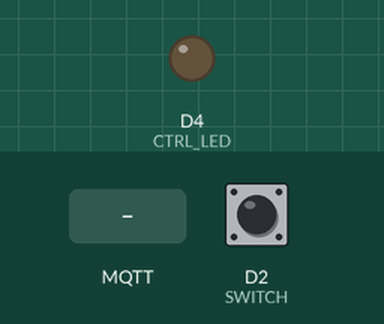
Bench run of a sketch on a simulated ESP8266 (NodeMCU). Shown: output pins drawn as LEDs (lit = HIGH). The inputs (shaded band) are chosen by the test bench; at power-on: D2 (SWITCH) HIGH. WiFi joins after 1.5 s; servers stay silent unless stated; random numbers use the default seed unless the sketch sets one; no MQTT or app messages arrive unless stated; what the sketch prints to the serial monitor is not drawn.

Above: at 2.7 s.
2.8 s: MQTT message "off" arrives on the first subscribed topic
At 4.4 s:
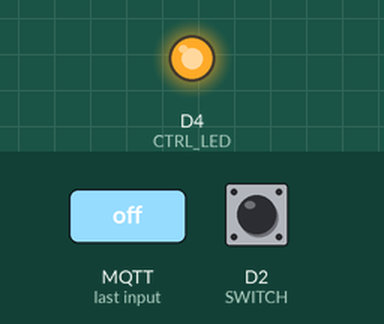
6.9 s: MQTT message "on" arrives on the first subscribed topic
At 7.5 s:
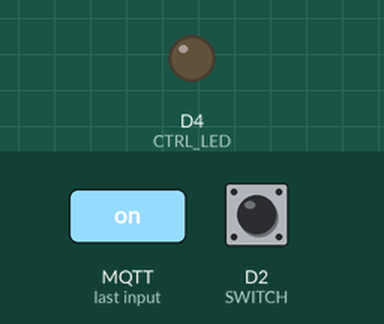
Timing chart, 0 to 9.9 s (numbered marks = the images above; inputs shaded):
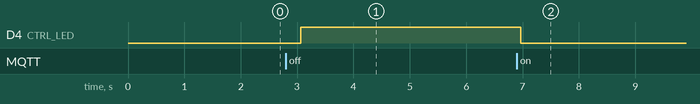

Measured:
- after the input at 2.8 s, D4 (CTRL_LED): LOW → HIGH after 0.27 s
- after the input at 6.9 s, D4 (CTRL_LED): HIGH → LOW after 0.07 s

The sketch:

deviceNode.ino
```cpp
/*
    ESP8266 MQTT Sample

	Objective of this sample project is to implement MQTT client on a ESP8266, a WiFi based development board.
	Button and led are connected to ESP8266 and a Mosquitto based MQTT broker is established for remote monitoring and control.
	The project implements following functionality

	1.	It connects to an MQTT server
	2.  Monitor a switch and publishes a message on each button press
	3.	subscribes to the topic "controlLED" and Control LED when on/off messages are received
	4.	Send heartbeat message periodically
	5.  It will reconnect to the server if the connection is lost using a blocking reconnect function.

	To install the ESP8266 board, (using Arduino 1.6.4+):
	- Add the following 3rd party board manager under "File -> Preferences -> Additional Boards Manager URLs":
	   http://arduino.esp8266.com/stable/package_esp8266com_index.json
	- Open the "Tools -> Board -> Board Manager" and click install for the ESP8266"
	- Select your ESP8266 in "Tools -> Board"
*/


#include <ESP8266WiFi.h>
#include <PubSubClient.h>

/*change these #defines to desired gpio ,time for heartbeat and topics to publish for heartbeat and switch */
/*****************************************************************/
#define SWITCH              D2                          /*Switch                        */
#define HEARTBEATTIME       1*10000                     /*multiples of 10sec            */
#define SWITCH_TOPIC        "esp/switch"                /*mqtt topic for burtton presss */
#define HEARTBEAT_TOPIC     "esp/heartbeat"             /*mqtt topic for heartbeat      */
#define MAX_MSG_LEN         100                         /*Max topic length              */
#define CTRL_LED            D4                          /*LED to control some board its  BUILTIN_LED*/
#define LED_TOPIC           "controlLED"                /*mqtt subscribe topic          */
/*****************************************************************/
/* Update these with values suitable for network.   */

const char* ssid = "typeWifissid";                 /*user ssid            */
const char* password = "enterwifpassword";         /*user password        */
const char* mqtt_server = "test.mosquitto.org";    /*public mqtt server(for example) */

WiFiClient espClient;
PubSubClient client(espClient);

unsigned long lastMsg = 0;     /*for heartbeat   */
int touch_flag = 0;            /*Flag for switch */


/*function declaration */
void setupWifi();
void switchRead(int sw);
void reconnect();
/******************************************************************/

/*setupWifi()
 * Function to intilaize wifi with given ssid and password
 * if the wifissid and password are correct serial terminal will show connected
*/
void setupWifi() {

  delay(10);
  /* We start by connecting to a WiFi network */
  Serial.println();
  Serial.print("Connecting to ");
  Serial.println(ssid);

  WiFi.mode(WIFI_STA);
  WiFi.begin(ssid, password);

  while (WiFi.status() != WL_CONNECTED) {
    delay(500);
    Serial.print(".");
  }

  randomSeed(micros());

  Serial.println("");
  Serial.println("WiFi connected");
  Serial.println("IP address: ");
  Serial.println(WiFi.localIP());
}


/* switchRead(switch number)
 * Function to read switch input
 * input switch number in intiger form
 * when switch is pressed gpio status will be 0  other wise it will be 1
 * when button press is dected then the status will be published over mqtt
*/
void switchRead(int sw)
{
  int switchStatus;
  /*reads the current status of switch */
  switchStatus = digitalRead(sw);
  delay(300);
  if (switchStatus == 0 && touch_flag == 0)
  {

    /*when switch pressed  publish the topic esp/switch */
    client.publish(SWITCH_TOPIC, "Button press detected", false);
    delay(300);
    touch_flag = 1;
  }
  else if (switchStatus == 1 && touch_flag == 1)
  {
    touch_flag = 0;
    Serial.print("off");
  }
}


/*
 * reconnect()
 * function is for reconnecting mqtt
 *
*/

void reconnect()
{
  /* Loop until we're reconnected */
  while (!client.connected()) {
      Serial.print("Attempting MQTT connection...");
      /*  Create a random client ID */
      String clientId = "ESP8266Client-";
      clientId += String(random(0xffff), HEX);
      /*  Attempt to connect  */
      if (client.connect(clientId.c_str())) {
        Serial.println("connected");
        /*  Once connected, publish an announcement...*/
        client.publish("outTopic", "hello world");
        /* subscribe to recieve topic*/
        client.subscribe(LED_TOPIC);
      } else {
        Serial.print("failed, rc=");
        Serial.print(client.state());
        Serial.println(" try again in 5 seconds");
        /*  Wait 5 seconds before retrying*/
        delay(5000);
      }
  }
}


/*
 *  setup()
 * function to init wifi and configure input/output pins
 *
*/
void setup()
{
  /* Initialize the BUILTIN_LED pin as an output */
  pinMode(CTRL_LED, OUTPUT);
  /*configure as SWITCH pin as input */
  pinMode(SWITCH, INPUT_PULLUP );
  /*Serial_baudrate    */
  Serial.begin(115200);
  /*connects to given wifi   */
  setupWifi();
  /*connects to the given mqtt server and port   */
  client.setServer(mqtt_server, 1883);
  /*mqtt_mqttCallback function to recive mqtt publish */
  client.setCallback(mqttCallback);
}

/*
 * loop()
 * Function to monitor connection, switch continously and publish heartbeat message over mqtt
*/
void loop()
{

  if (!client.connected())
  {
    reconnect();
  }
  client.loop();
  /* monitor switch */
  switchRead(SWITCH);

  unsigned long now = millis();
  /* send heartbeat message every HEARTBEATTIME milli second */
  if (now - lastMsg > HEARTBEATTIME)
  {
    lastMsg = now;
    client.publish(HEARTBEAT_TOPIC, "Heartbeat");
  }
}

/*
 * mqttCallback()
 * Function to recive message from server or messages published by other nodes
*/
void mqttCallback(char* topic, byte* payload, unsigned int length)
{
  static char message[MAX_MSG_LEN+1];
  Serial.print("Message arrived [");
  Serial.print(topic);
  Serial.print("] ");
  for (int i = 0; i < length; i++) {
    Serial.print((char)payload[i]);
  }
  Serial.println();

  /*copy payload to a static string */

  if (length > MAX_MSG_LEN) {
  length = MAX_MSG_LEN;
  }
  strncpy(message, (char *)payload, length);
  message[length] = '\0';


  /* Switch on the LED if an on is recieved*/
  if (strcmp(message, "on") == 0) {
   /*Serial.print("Message on /n"); //Debug */
   /* Turn the LED on (Note that LOW is the voltage level */
    digitalWrite(CTRL_LED, LOW);
  } else if (strcmp(message, "off") == 0) {
    /* Turn the LED off by making the voltage HIGH */
    /*Serial.print("Message off \n"); //Debug */
    digitalWrite(CTRL_LED, HIGH);
  }


}
```
